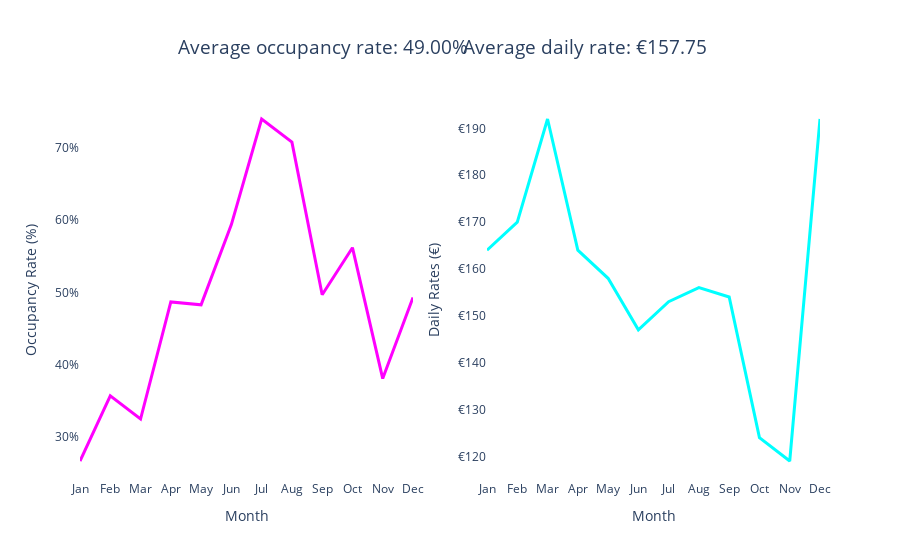

Source (notebook cell):
### Code cell
# Импорт необходимых библиотек (Importing necessary libraries)
import plotly.graph_objects as go
import plotly.subplots as sp

# Создание сабплотов (Creating subplots)
fig = sp.make_subplots(rows=1, cols=2)

# График занятости (Occupancy Rate Plot)
fig.add_trace(
    go.Scatter(
        x=seasonality_df.index, 
        y=seasonality_df['occupancy_rates'], 
        mode='lines', 
        line=dict(color='magenta', width=3),
        name='Occupancy Rate',
        showlegend=False
    ),
    row=1, 
    col=1
)

# График дневных ставок (Daily Rates Plot)
fig.add_trace(
    go.Scatter(
        x=seasonality_df.index, 
        y=seasonality_df['daily_rates'], 
        mode='lines', 
        line=dict(color='cyan', width=3),
        name='Daily Rates',
        showlegend=False
    ),
    row=1, 
    col=2
)

# Настройка параметров графиков (Adjusting plot parameters)
fig.update_layout(
    title_font=dict(size=54, family="Open Sans, sans-serif"), # Изменяем шрифт на Open Sans
    font=dict(family="Open Sans, sans-serif"),
    plot_bgcolor='white', # Установка белого фона
    paper_bgcolor='white'
)

# Установка заголовка и других параметров для графика занятости (Setting title and other parameters for Occupancy Rate Plot)
fig.update_xaxes(title_text="Month", row=1, col=1)
fig.update_yaxes(title_text="Occupancy Rate (%)", tickformat='.0%', row=1, col=1)
fig.add_annotation(text=f"Average occupancy rate: {average_occupancy:.2%}", xref="paper", yref="paper", x=0.13, y=1.18, font=dict(size=19), showarrow=False)

# Установка заголовка и других параметров для графика дневных ставок (Setting title and other parameters for Daily Rates Plot)
fig.update_xaxes(title_text="Month", row=1, col=2)
fig.update_yaxes(title_text="Daily Rates (€)", tickprefix="€", row=1, col=2)
fig.add_annotation(text=f"Average daily rate: €{average_rate:.2f}", xref="paper", yref="paper", x=0.85, y=1.18, font=dict(size=19), showarrow=False)

fig.show()

### Figure 1 — Plotly figure (JSON) as saved in the notebook; plotly's stock layout.template omitted (floating-point values rounded to 4 significant figures)
{"data": [{"line": {"color": "magenta", "width": 3}, "mode": "lines", "name": "Occupancy Rate", "showlegend": false, "type": "scatter", "x": ["Jan", "Feb", "Mar", "Apr", "May", "Jun", "Jul", "Aug", "Sep", "Oct", "Nov", "Dec"], "xaxis": "x", "y": [0.267, 0.357, 0.325, 0.487, 0.483, 0.594, 0.74, 0.708, 0.497, 0.562, 0.381, 0.493], "yaxis": "y"}, {"line": {"color": "cyan", "width": 3}, "mode": "lines", "name": "Daily Rates", "showlegend": false, "type": "scatter", "x": ["Jan", "Feb", "Mar", "Apr", "May", "Jun", "Jul", "Aug", "Sep", "Oct", "Nov", "Dec"], "xaxis": "x2", "y": [164, 170, 192, 164, 158, 147, 153, 156, 154, 124, 119, 192], "yaxis": "y2"}], "layout": {"annotations": [{"font": {"size": 19}, "showarrow": false, "text": "Average occupancy rate: 49.00%", "x": 0.13, "xref": "paper", "y": 1.18, "yref": "paper"}, {"font": {"size": 19}, "showarrow": false, "text": "Average daily rate: €157.75", "x": 0.85, "xref": "paper", "y": 1.18, "yref": "paper"}], "font": {"family": "Open Sans, sans-serif"}, "paper_bgcolor": "white", "plot_bgcolor": "white", "title": {"font": {"family": "Open Sans, sans-serif", "size": 54}}, "xaxis": {"anchor": "y", "domain": [0, 0.45], "title": {"text": "Month"}}, "xaxis2": {"anchor": "y2", "domain": [0.55, 1], "title": {"text": "Month"}}, "yaxis": {"anchor": "x", "domain": [0, 1], "tickformat": ".0%", "title": {"text": "Occupancy Rate (%)"}}, "yaxis2": {"anchor": "x2", "domain": [0, 1], "tickprefix": "€", "title": {"text": "Daily Rates (€)"}}}}
